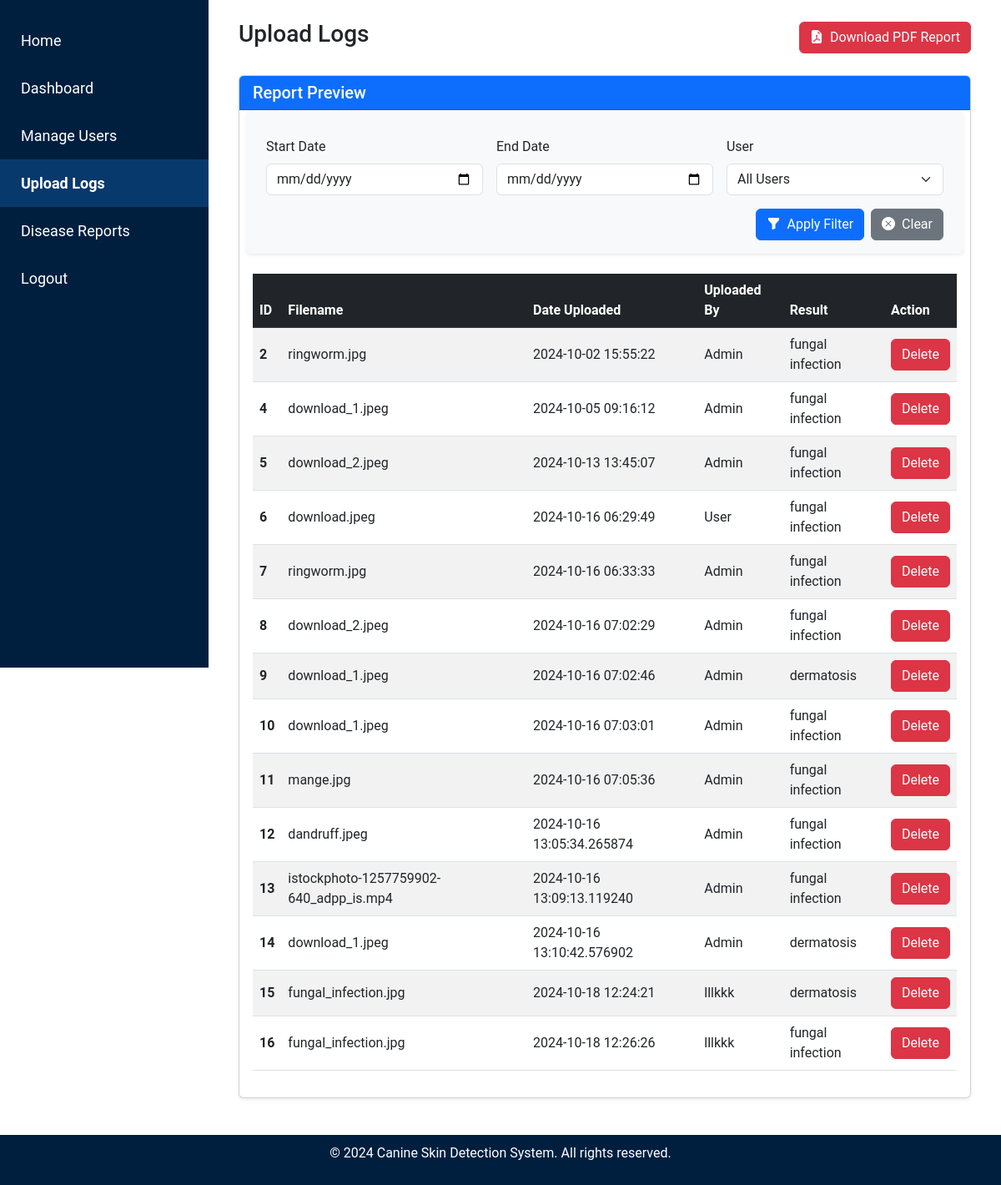
The page /admin/upload_logs on the database its author committed.
### tables this page shows
CREATE TABLE uploads (
    id INTEGER PRIMARY KEY AUTOINCREMENT,
    filename TEXT NOT NULL,
    upload_date TIMESTAMP DEFAULT CURRENT_TIMESTAMP,
    file_type TEXT NOT NULL,
    result TEXT NOT NULL,  -- Add a column for storing the result (disease name)
    username TEXT NOT NULL  -- Store the username instead of user_id
);

### admin.py (the view)
@admin.route('/upload_logs')
def upload_logs():
    conn = get_db_connection()
    uploads = conn.execute('SELECT * FROM uploads').fetchall()
    conn.close()
    return render_template('admin/upload_logs.html', uploads=uploads)

### db.py (called while the page is built)
def get_db_connection():
    conn = sqlite3.connect('site.db')
    conn.row_factory = sqlite3.Row  # Allows accessing rows as dictionaries
    return conn

### templates/admin/upload_logs.html (shortened to what this page needs)
<!DOCTYPE html>
<html lang="en">
<head>
    <link href="https://cdn.jsdelivr.net/npm/bootstrap@5.3.0-alpha1/dist/css/bootstrap.min.css" rel="stylesheet">
    <link rel="stylesheet" href="{{ url_for('static', filename='css/admin_styles.css') }}">
    <link href="https://cdnjs.cloudflare.com/ajax/libs/bootstrap-icons/1.8.1/font/bootstrap-icons.min.css" rel="stylesheet">
</head>
<body>
    {% include 'partials/admin_sidebar.html' %}
    <div class="content p-4">
        <div class="container-fluid">
            <div class="d-flex justify-content-between align-items-center mb-4">
                <h1 class="h3">Upload Logs</h1>
                <form action="{{ url_for('admin.generate_pdf_report') }}" method="GET" class="d-inline">
                    <button type="submit" class="btn btn-danger">
                        <i class="bi bi-file-earmark-pdf-fill me-2"></i>Download PDF Report
                    </button>
                </form>
            </div>
            <div class="card shadow-sm mt-4">
                <div class="card-header bg-primary text-white d-flex justify-content-between align-items-center">
                    <h5 class="mb-0">Report Preview</h5>
                </div>
                <div class="card-body">
                    <form action="{{ url_for('admin.filter_logs') }}" method="GET" class="row g-3 mb-4 p-3 rounded bg-light shadow-sm">
                        <div class="col-md-4">
                            <label for="startDate" class="form-label">Start Date</label>
                            <input type="date" id="startDate" name="start_date" class="form-control" value="{{ request.args.get('start_date') }}">
                        </div>
                        <div class="col-md-4">
                            <label for="endDate" class="form-label">End Date</label>
                            <input type="date" id="endDate" name="end_date" class="form-control" value="{{ request.args.get('end_date') }}">
                        </div>
                        <div class="col-md-4">
                            <label for="username" class="form-label">User</label>
                            <select id="username" name="username" class="form-select">
                                <option value="">All Users</option>
                            </select>
                        </div>
                        <div class="col-12 d-flex justify-content-end">
                            <button type="submit" class="btn btn-primary me-2">
                                <i class="bi bi-funnel-fill me-2"></i>Apply Filter
                            </button>
                            <a href="{{ url_for('admin.upload_logs') }}" class="btn btn-secondary">
                                <i class="bi bi-x-circle-fill me-2"></i>Clear
                            </a>
                        </div>
                    </form>
                    {% if uploads %}
                    <table class="table table-hover table-striped align-middle">
                        <thead class="table-dark">
                            <tr>
                                <th scope="col">ID</th>
                                <th scope="col">Filename</th>
                                <th scope="col">Date Uploaded</th>
                                <th scope="col">Uploaded By</th>
                                <th scope="col">Result</th>
                                <th scope="col">Action</th>
                            </tr>
                        </thead>
                        <tbody>
                            {% for upload in uploads %}
                            <tr>
                                <th scope="row">{{ upload.id }}</th>
                                <td>{{ upload.filename }}</td>
                                <td>{{ upload.upload_date }}</td>
                                <td>{{ upload.username }}</td>
                                <td>{{ upload.result }}</td>
                                <td>
                                    <form action="{{ url_for('admin.delete_log', upload_id=upload.id) }}" method="POST" onsubmit="return confirm('Are you sure you want to delete this upload?');">
                                        <button type="submit" class="btn btn-danger">Delete</button>
                                    </form>
                                </td>
                            </tr>
                            {% endfor %}
                        </tbody>
                    </table>
                    {% else %}
                        <p class="text-center">No logs found for the selected filters.</p>
                    {% endif %}
                </div>
            </div>
        </div>
    </div>
    {% include 'partials/footer_admin.html' %}
</body>
</html>

### static/css/admin_styles.css (style rules this page uses)
html,body { font-family: 'Roboto', sans-serif; height: 100%; margin: 0; }
.card { margin-bottom: 20px; }
.content { margin-left: 250px; padding: 20px; flex: 1; }
.card-body { position: relative; z-index: 1; }

### rows shown on the page
uploads: id "2", filename "ringworm.jpg", upload_date "2024-10-02 15:55:22", username "Admin", result "fungal infection"
uploads: id "4", filename "download_1.jpeg", upload_date "2024-10-05 09:16:12", username "Admin", result "fungal infection"
uploads: id "5", filename "download_2.jpeg", upload_date "2024-10-13 13:45:07", username "Admin", result "fungal infection"
uploads: id "6", filename "download.jpeg", upload_date "2024-10-16 06:29:49", username "User", result "fungal infection"
uploads: id "7", filename "ringworm.jpg", upload_date "2024-10-16 06:33:33", username "Admin", result "fungal infection"
uploads: id "8", filename "download_2.jpeg", upload_date "2024-10-16 07:02:29", username "Admin", result "fungal infection"
uploads: id "9", filename "download_1.jpeg", upload_date "2024-10-16 07:02:46", username "Admin", result "dermatosis"
uploads: id "10", filename "download_1.jpeg", upload_date "2024-10-16 07:03:01", username "Admin", result "fungal infection"
uploads: id "11", filename "mange.jpg", upload_date "2024-10-16 07:05:36", username "Admin", result "fungal infection"
uploads: id "12", filename "dandruff.jpeg", upload_date "2024-10-16 13:05:34.265874", username "Admin", result "fungal infection"
uploads: id "13", filename "istockphoto-1257759902-640_adpp_is.mp4", upload_date "2024-10-16 13:09:13.119240", username "Admin", result "fungal infection"
uploads: id "14", filename "download_1.jpeg", upload_date "2024-10-16 13:10:42.576902", username "Admin", result "dermatosis"
uploads: id "15", filename "fungal_infection.jpg", upload_date "2024-10-18 12:24:21", username "lllkkk", result "dermatosis"
uploads: id "16", filename "fungal_infection.jpg", upload_date "2024-10-18 12:26:26", username "lllkkk", result "fungal infection"
